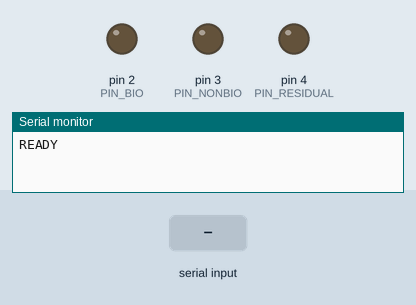
The sketch below on a simulated Arduino Uno, built with avr-gcc and run on an emulated ATmega328P. On the bench: output pins drawn as LEDs (lit = HIGH), the last lines printed to the serial monitor. Inputs (shaded band) come from the test bench.

Above: at 1.9 s.
2.0 s: "TEST\n" received over Serial
At 2.13 s:
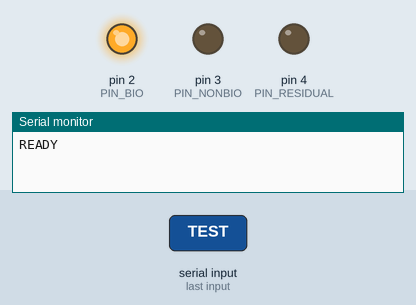
4.2 s: "SORT:BIO\n" received over Serial
At 6.5 s:
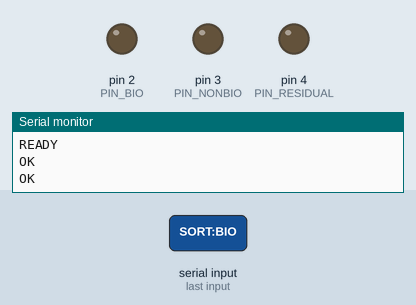
7.2 s: "SORT:NONBIO\n" received over Serial
At 8.6 s:
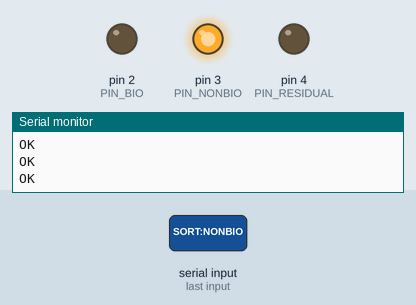
Timing chart, 0 to 10.7 s (numbered marks = the images above; inputs shaded):
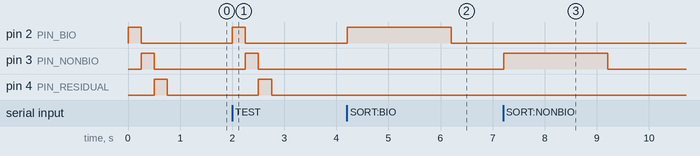

The sketch:

arduino.ino
```cpp
/*
  Waste segregation controller (LED version)

  No servos yet: each bin gets one LED. When the Python brain sends a SORT
  command, the matching LED lights up for a couple of seconds.

  Serial, 9600 baud, one command per line:

    PING            -> PONG
    TEST            -> blinks every LED once, then OK
    OFF             -> all LEDs off, OK
    SORT:BIO        -> green LED on,  OK   (biodegradable)
    SORT:NONBIO     -> blue LED on,   OK   (non-biodegradable)
    SORT:RESIDUAL   -> red LED on,    OK   (residual / special waste)

  Errors: ERR:BAD_CMD, ERR:TOO_LONG

  Wiring (one per LED):
    Arduino pin -> 220 ohm resistor -> LED long leg (+), short leg (-) -> GND
*/

// ---------- Pins ----------
const uint8_t PIN_BIO      = 2;   // green
const uint8_t PIN_NONBIO   = 3;   // blue
const uint8_t PIN_RESIDUAL = 4;   // red

const uint8_t LEDS[] = {PIN_BIO, PIN_NONBIO, PIN_RESIDUAL};
const uint8_t NUM_LEDS = sizeof(LEDS) / sizeof(LEDS[0]);

const unsigned long LIGHT_MS = 2000;  // how long a LED stays on after SORT

// ---------- State ----------
char buf[32];
uint8_t len = 0;
int activePin = -1;
unsigned long offAt = 0;

// ---------- Helpers ----------
void allOff() {
  for (uint8_t i = 0; i < NUM_LEDS; i++) {
    digitalWrite(LEDS[i], LOW);
  }
  activePin = -1;
}

void lightOnly(uint8_t pin) {
  allOff();
  digitalWrite(pin, HIGH);
  activePin = pin;
  offAt = millis() + LIGHT_MS;
}

void selfTest() {
  allOff();
  for (uint8_t i = 0; i < NUM_LEDS; i++) {
    digitalWrite(LEDS[i], HIGH);
    delay(250);
    digitalWrite(LEDS[i], LOW);
  }
}

void handleCommand(const char *cmd) {
  if (strcmp(cmd, "PING") == 0) {
    Serial.println("PONG");
  } else if (strcmp(cmd, "TEST") == 0) {
    selfTest();
    Serial.println("OK");
  } else if (strcmp(cmd, "OFF") == 0) {
    allOff();
    Serial.println("OK");
  } else if (strcmp(cmd, "SORT:BIO") == 0) {
    lightOnly(PIN_BIO);
    Serial.println("OK");
  } else if (strcmp(cmd, "SORT:NONBIO") == 0) {
    lightOnly(PIN_NONBIO);
    Serial.println("OK");
  } else if (strcmp(cmd, "SORT:RESIDUAL") == 0) {
    lightOnly(PIN_RESIDUAL);
    Serial.println("OK");
  } else {
    Serial.println("ERR:BAD_CMD");
  }
}

// ---------- Arduino entry points ----------
void setup() {
  Serial.begin(9600);
  for (uint8_t i = 0; i < NUM_LEDS; i++) {
    pinMode(LEDS[i], OUTPUT);
  }
  allOff();
  selfTest();          // quick power-on check
  Serial.println("READY");
}

void loop() {
  // turn the active LED off after LIGHT_MS (no blocking delay)
  if (activePin >= 0 && (long)(millis() - offAt) >= 0) {
    allOff();
  }

  while (Serial.available()) {
    char c = Serial.read();
    if (c == '\n' || c == '\r') {
      if (len > 0) {
        buf[len] = '\0';
        handleCommand(buf);
        len = 0;
      }
    } else if (len < sizeof(buf) - 1) {
      buf[len++] = c;
    } else {
      len = 0;
      Serial.println("ERR:TOO_LONG");
    }
  }
}
```

Measured:
- after the input at 2.0 s, pin 2 (PIN_BIO): LOW → HIGH at once, → LOW 0.25 s later; pin 3 (PIN_NONBIO): LOW → HIGH after 0.26 s, → LOW 0.25 s later; pin 4 (PIN_RESIDUAL): LOW → HIGH after 0.51 s, → LOW 0.25 s later
- after the input at 4.2 s, pin 2 (PIN_BIO): LOW → HIGH at once, → LOW 2.0 s later
- after the input at 7.2 s, pin 3 (PIN_NONBIO): LOW → HIGH at once, → LOW 2.0 s later
